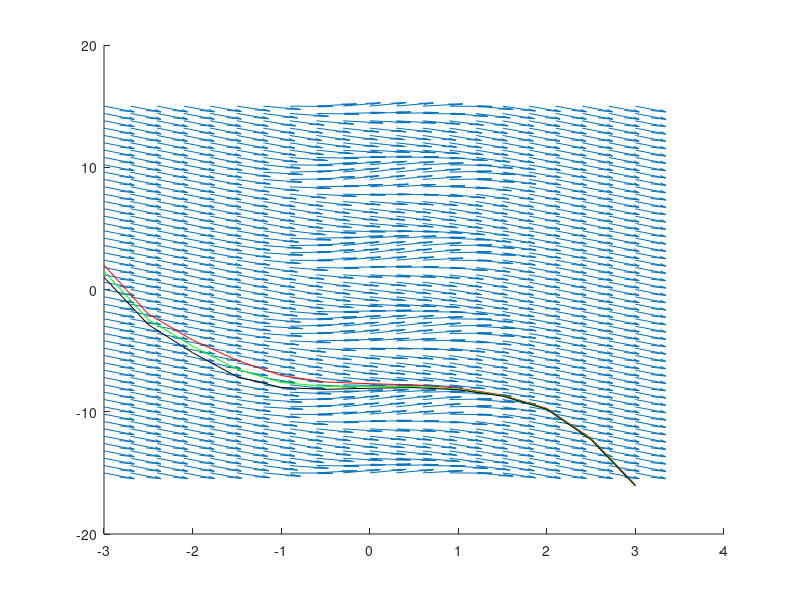

MATLAB code to generate this figure:
% slope field
% in order to draw the slope field follow the following procedure
% 1. dy/dx=-x^2-cos(y)
% 2.dy/dx=(-x^2-cos(y))/1
% 3. so dy=-x^2-cos(y)
% 4.dx=1
% 5.create position of the arrow(in slope field)
% i.e x and y coordinates
% 6.use quiver function from matlab


% create x and y coordinates
% meshgrid(x,y) function returns 2D grid coordinates
% from vectors x and y
% here X is a matrix such that each row is x
% and Y is a matrix such that each column is y
% here -3:0.3:3,-15:0.6:15 taken just for plotting purpose
% if you want you can take different
[X,Y]=meshgrid(-3:0.3:3,-15:0.6:15);

% .^ element by element power
dy=-X.^2-cos(Y);
dx=ones(size(dy)); % matrix of 1's same shape as dy

% to make the slope vector of unit length ,normalize dy and dx
dy=dy./sqrt(dy.^2+dx.^2);
dx=dx./sqrt(dy.^2+dx.^2);

hold on % to plot multiple graphs on the same figure

% plot the slope field
quiver(X,Y,dx,dy)


%%%%%%%%%%%%%%%%%%%%%%%%%%%%%%%%%%%%%%%%%%%%%%%
% find three different solutions of the ode 
% you can obtain three different solutions just by taking 
% three initial guess

% Note: if you want you can change the initial guesses

y10=2; % first initial guess
y20=1.5; % second initial guess
y30=1; % second initial guess

xspan=-3:0.5:3; % x vector

% use ode45 function from matlab to find the three solutions
% -x.^2-cos(y) this is the right hand side of the ode
% ode45 function accepts first argument an odefun
% to define the function use @
[x1,y1]=ode45(@(x,y) -x.^2-cos(y),xspan,y10); % first solution


[x2,y2]=ode45(@(x,y) -x.^2-cos(y),xspan,y20); % second solution


[x3,y3]=ode45(@(x,y) -x.^2-cos(y),xspan,y30); % third solution

% now plot all the solutions to the same graph
plot(x1,y1,'-r')
plot(x2,y2,'-g')
plot(x3,y3,'-k')


hold off

